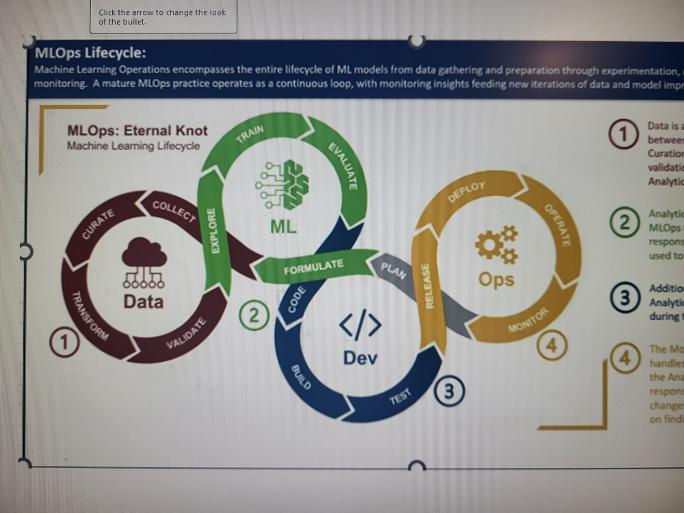
#> input picture Sample-flow-diag.jpg, 684 x 513 px
$ python -i segment.py   (imports and definitions only)
#> lines starting #> are read from the running program, lines starting #| are printed output that depends on the picture; after the words box and inside, x2 and y2 are one past the last pixel; in counts of white or black regions, pixels touching at a corner belong together
### AI/service/straighten.py
"""Corner step: suggest the diagram's corners and warp the picture to a straight rectangle."""
import base64

import cv2
import numpy as np

WORK_LONG = 1400      # the long side of the straightened picture, in pixels


# [35 lines left out: functions decode_data_url, encode_data_url, order_corners, warp, not called in this run]


def flatten_light(img):
    """Divide out uneven lighting (photos of screens): estimate the white background and normalise to it."""
    h, w = img.shape[:2]
    small = cv2.resize(img, None, fx=0.25, fy=0.25, interpolation=cv2.INTER_AREA)   # the light changes slowly
    k = max(5, (max(small.shape[:2]) // 14) | 1)
    bg = cv2.dilate(small, cv2.getStructuringElement(cv2.MORPH_ELLIPSE, (k, k)))
    bg = cv2.GaussianBlur(bg, (0, 0), k / 2)
    bg = cv2.resize(bg, (w, h), interpolation=cv2.INTER_LINEAR)
    out = img.astype(np.float32) / np.maximum(bg.astype(np.float32), 1) * 245
    return np.clip(out, 0, 255).astype(np.uint8)


def ink_map(img):
    """0..1: how much a pixel looks like drawn content (colored or dark) rather than white paper."""
    hsv = cv2.cvtColor(img, cv2.COLOR_BGR2HSV).astype(np.float32) / 255
    s, v = hsv[..., 1], hsv[..., 2]
    return np.clip(np.maximum(s * np.clip(v * 1.6, 0, 1), (1 - v) * 1.4), 0, 1)


# [48 lines left out: function suggest_corners, not called in this run]

### AI/service/segment.py
"""Find the ribbons: which pixels are ribbon, which are text on a ribbon, and how thick the ribbons are.

Two back ends give the same result dictionary:
  * "model":   the trained FlowTrace-Seg network (AI/models/flowtrace-seg.onnx), when it exists
  * "classic": hand-written image processing, used until a model has been trained
"""
import os

import cv2
import numpy as np

from straighten import flatten_light, ink_map

MODEL_PATH = os.path.join(os.path.dirname(__file__), '..', 'models', 'flowtrace-seg.onnx')
_session = None


def disc(d):
    d = max(1, int(round(d)))
    return cv2.getStructuringElement(cv2.MORPH_ELLIPSE, (d, d))


def fill_small_holes(mask, max_area):
    """Fill holes (background areas enclosed by the mask) smaller than max_area."""
    inv = (mask == 0).astype(np.uint8)
    n, lab, stats, _ = cv2.connectedComponentsWithStats(inv, 4)
    out = mask.copy()
    h, w = mask.shape
    for i in range(1, n):
        x, y, bw, bh, area = stats[i]
        if area <= max_area and x > 0 and y > 0 and x + bw < w and y + bh < h:
            out[lab == i] = 1
    return out


def estimate_thickness(mask, near=None):
    """Typical ribbon thickness: twice the distance-to-edge found along the ribbons' middles.
    near: a previous estimate; only middles within ±40 % of it count (ignores text strokes and crossings)."""
    dt = cv2.distanceTransform(mask, cv2.DIST_L2, 5)
    ridge = (dt >= cv2.dilate(dt, np.ones((3, 3), np.uint8))) & (dt > 2)
    vals = dt[ridge]
    if near:
        vals = vals[(vals > near * 0.3) & (vals < near * 0.7)]
        return float(2 * np.median(vals)) if vals.size >= 20 else float(near)
    if vals.size < 20:
        return 20.0
    hist, edges = np.histogram(vals, bins=60, weights=vals)       # long ribbons outweigh small strokes
    i = int(np.argmax(hist))
    return float(2 * (edges[i] + edges[i + 1]) / 2)


SEG_LONG = 900        # segment at this size (faster); masks are scaled back up


def classic(img):
    h, w = img.shape[:2]
    f = min(1.0, SEG_LONG / max(h, w))
    if f >= 1.0:
        return _classic(img)
    res = _classic(cv2.resize(img, None, fx=f, fy=f, interpolation=cv2.INTER_AREA))
    for k in ('raw', 'solid', 'text', 'cand', 'ink_all'):
        res[k] = (cv2.resize(res[k].astype(np.float32), (w, h), interpolation=cv2.INTER_LINEAR) > 0.5).astype(np.uint8)
    res['T'] /= f
    res['flat'] = flatten_light(img)
    res['ink'] = ink_map(res['flat'])
    res['badges'] = find_badges(res['flat'], res['ink'], res['T'])     # full size: exact centers for reading numbers
    return res


def _classic(img):
    flat = flatten_light(img)
    ink = ink_map(flat)
    hsv = cv2.cvtColor(flat, cv2.COLOR_BGR2HSV)
    cand = (ink > 0.32).astype(np.uint8)

    # first guess of the thickness from everything colored; labels punch holes in the ribbons,
    # so close those before keeping only shapes that thick
    def bodies(T):
        filled = fill_small_holes(cv2.morphologyEx(cand, cv2.MORPH_CLOSE, disc(max(3, T * 0.08))), T * T * 2.5)
        b = cv2.morphologyEx(filled, cv2.MORPH_OPEN, disc(T * 0.42))
        return cv2.dilate(b, disc(T * 0.2)) & filled      # opening shaves corners: grow back
    # labels punch holes in sharp ribbons: fill small holes before measuring, or the slivers between
    # the letters look like thin ribbons
    big = (max(cand.shape) / 12) ** 2
    T = estimate_thickness(cv2.morphologyEx(fill_small_holes(cand, big), cv2.MORPH_OPEN, disc(5)))
    # numbered badges often touch a ribbon: find them first and take them out
    badges = find_badges(flat, ink, T)
    ink_all = cand.copy()            # everything drawn, for reading free text later
    for (x, y, r) in badges:
        cv2.circle(cand, (int(x), int(y)), int(r * 1.25 + 4), 0, -1)
    T = estimate_thickness(bodies(T), near=T)
    body = bodies(T)

    # drop compact blobs (icons, badges) and big solid rectangles (bars, panels): ribbons are long and thin
    n, lab, stats, _ = cv2.connectedComponentsWithStats(body, 8)
    keep = np.zeros(n, bool)
    H, W = body.shape
    for i in range(1, n):
        x, y, bw, bh, area = stats[i]
        length = area / T
        rect_fill = area / float(bw * bh)
        if length < 2.6 * T:
            continue
        if rect_fill > 0.85 and min(bw, bh) > 1.6 * T:
            continue
        # a straight bar along the top or bottom edge (a slide's title bar), not a ribbon
        if (y <= 2 or y + bh >= H - 2) and bw > 0.5 * W and bh < 2.2 * T and rect_fill > 0.6:
            continue
        keep[i] = True
    kept = keep[lab].astype(np.uint8)

    # solid ribbons: bridge the thin cuts between pieces and fill the holes left by labels
    solid = cv2.morphologyEx(kept, cv2.MORPH_CLOSE, disc(T * 0.3))
    solid = fill_small_holes(solid, T * T * 2.5)
    # raw: only the ribbon's own colored pixels (no labels, cuts or outlines)
    raw = (solid & cand).astype(np.uint8)

    # text written on the ribbons: light, low-saturation pixels inside the solid ribbon
    light = (hsv[..., 2] > 170) & (hsv[..., 1] < 90)
    on_text = (solid > 0) & light & (cv2.erode(solid, disc(T * 0.15)) > 0)
    # thin bright lines across the ribbon (cuts, outlines at crossings) are not text
    return {
        'T': T, 'raw': raw, 'solid': solid, 'text': on_text.astype(np.uint8),
        'cand': cand, 'ink_all': ink_all, 'ink': ink, 'flat': flat, 'badges': badges, 'backend': 'classic'
    }


def find_badges(flat, ink, T):
    """Numbered badges: small circles (radius about ¼–⅔ of a ribbon's thickness), either outlined with a
    light middle, or filled with a color and standing alone on the paper."""
    gray = cv2.GaussianBlur(cv2.cvtColor(flat, cv2.COLOR_BGR2GRAY), (5, 5), 1.2)
    rmin, rmax = max(6, int(T * 0.22)), max(10, int(T * 0.7))
    found = cv2.HoughCircles(gray, cv2.HOUGH_GRADIENT, dp=1.2, minDist=rmin * 2, param1=100, param2=16,
                             minRadius=rmin, maxRadius=rmax)
    out = []
    if found is None:
        return out
    h, w = ink.shape
    for x, y, r in found[0]:
        R = r * 1.3 + 4
        x0, x1, y0, y1 = int(max(0, x - R)), int(min(w, x + R + 1)), int(max(0, y - R)), int(min(h, y + R + 1))
        yy, xx = np.mgrid[y0:y1, x0:x1]
        d = np.hypot(xx - x, yy - y)
        ink_c = ink[y0:y1, x0:x1] > 0.3
        # Hough radii are rough: try a few and keep the one whose ring is most drawn
        best = (0, r)
        for rr in np.linspace(r * 0.8, r * 1.25, 10):
            ring = ink_c[(d > rr - 2.5) & (d < rr + 2)]
            if ring.size:
                best = max(best, (ring.mean(), rr))
        cover, rr = best
        inner = ink_c[d < rr * 0.7]
        # an outline: most of the ring is drawn, the inside is mostly paper (only the number)
        ok = cover > 0.6 and inner.size and inner.mean() < 0.45
        if not ok:
            # a filled disc: find its edge (ink inside, paper just outside), and it must stand alone
            edge = max(((ink_c[(d > e - 4) & (d <= e)].mean() - ink_c[(d > e + 1) & (d <= e + 5)].mean(), e)
                        for e in np.linspace(r * 0.8, r * 1.2, 9) if ((d > e + 1) & (d <= e + 5)).any()), default=(0, r))
            rr = edge[1]
            body = ink_c[d < rr * 0.9]
            around = ink_c[(d > rr * 1.15) & (d < rr * 1.3 + 3)]
            ok = edge[0] > 0.6 and body.size and body.mean() > 0.6 and around.size and around.mean() < 0.25
        if ok and all(np.hypot(x - o[0], y - o[1]) > o[2] for o in out):
            out.append((float(x), float(y), float(rr)))
    return out


def model(img):
    """FlowTrace-Seg: an ONNX network with ribbon / center / cut / text heads (see INFO/FLOW-CHART-AI-PLAN.md §6.1)."""
    global _session
    import onnxruntime as ort
    if _session is None:
        _session = ort.InferenceSession(MODEL_PATH, providers=['CPUExecutionProvider'])
    shape = _session.get_inputs()[0].shape
    size = int(shape[2]) if isinstance(shape[2], int) else 384
    res = classic(img)                  # keeps flat / cand and the fallbacks for heads the model lacks
    h, w = img.shape[:2]
    x = cv2.resize(res['flat'], (size, size), interpolation=cv2.INTER_AREA)[..., ::-1].astype(np.float32) / 255
    x = np.transpose(x, (2, 0, 1))[None]
    outs = _session.run(None, {_session.get_inputs()[0].name: x})
    names = [o.name for o in _session.get_outputs()]
    heads = {n: cv2.resize(o[0, 0], (w, h), interpolation=cv2.INTER_LINEAR) for n, o in zip(names, outs)}
    if 'ribbon' in heads:
        raw = (heads['ribbon'] > 0.5).astype(np.uint8)
        solid = fill_small_holes(cv2.morphologyEx(raw, cv2.MORPH_CLOSE, disc(res['T'] * 0.3)), res['T'] ** 2 * 2.5)
        # a model that disagrees wildly with plain image processing is not trusted (e.g. undertrained)
        a_model, a_classic = float(solid.sum()), float(res['solid'].sum()) or 1.0
        T = estimate_thickness(solid, near=res['T'])
        if not (0.4 < a_model / a_classic < 2.5) or not (0.5 < T / res['T'] < 2):
            print(f'FlowTrace-Seg result looks wrong (area x{a_model / a_classic:.2f}, thickness x{T / res["T"]:.2f}); using classic')
            return res
        res['raw'] = raw & (res['text'] == 0) & (res['cand'] > 0)
        res['solid'], res['T'] = solid, T
    if 'text' in heads:
        res['text'] = ((heads['text'] > 0.5) & (res['solid'] > 0)).astype(np.uint8)
    res['heads'] = heads
    res['backend'] = 'model'
    return res


def segment(img):
    if os.path.exists(MODEL_PATH):
        try:
            return model(img)
        except Exception as e:          # a broken or old model must not stop tracing
            print('FlowTrace-Seg model failed, using classic segmentation:', e)
    return classic(img)

>>> import cv2
>>> picture = cv2.imread('../../Sample-flow-diag.jpg')
#> picture is the input picture: shape (513, 684, 3); mean B, G, R 143.9, 146.8, 146.5
>>> result = segment(picture)
#> in _classic, `hsv = cv2.cvtColor(flat, cv2.COLOR_BGR2HSV)`: hsv: shape (513, 684, 3); mean H, S, V 64.1, 39, 203.8
#> in _classic, `cand = (ink > 0.32).astype(np.uint8)`: cand: shape (513, 684); values 0 (black) and 1 (white), 27.8% white; 162 white regions (70 under 20 px), largest, box (x1, y1, x2, y2) and area: (18, 35, 684, 471) 40569, (140, 170, 264, 296) 5094, (370, 228, 478, 354) 4822
#> in fill_small_holes, `n, lab, stats, _ = cv2.connectedComponentsWithStats(inv, 4)`:
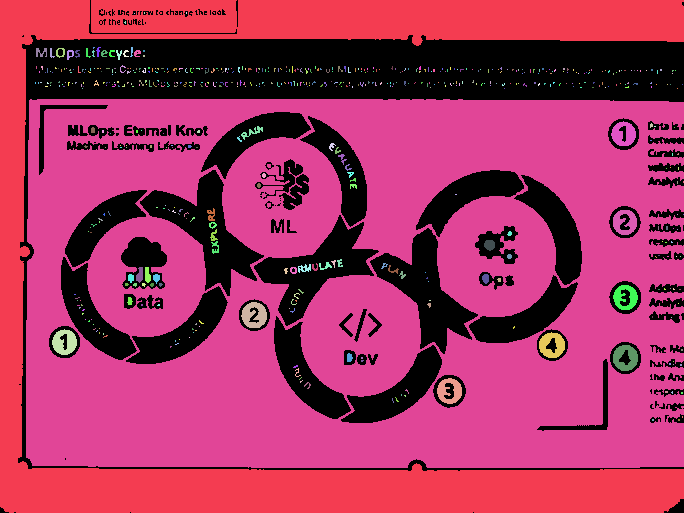
#> lab: shape (513, 684) int32; 582 distinct labels, from 0 to 581; one colour per label, 0 black
#> in fill_small_holes, `n, lab, stats, _ = cv2.connectedComponentsWithStats(inv, 4)`: n = 582; stats = 582 rows, first 6: [0, 0, 684, 513, 97562], [0, 0, 684, 513, 66472], [134, 13, 1, 1, 1], [144, 12, 1, 2, 2], [186, 12, 1, 2, 2], [124, 21, 2, 3, 4]
#> the loop in fill_small_holes, `for i in range(1, n):` made 581 passes
#> (x, y, bw, bh, area) on passes 1, 7, 9: (0, 0, 684, 513, 66472), (96, 47, 5, 10, 24), (36, 48, 11, 9, 57)
#> after the loop in fill_small_holes, `for i in range(1, n):`:
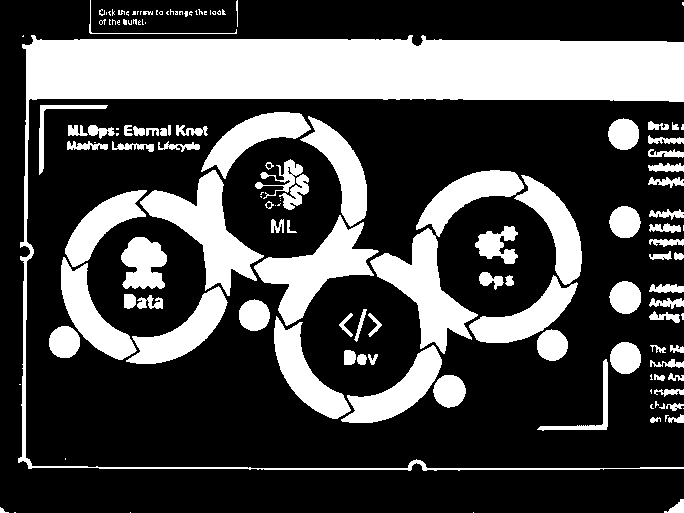
#> out: shape (513, 684); values 0 (black) and 1 (white), 29.7% white; 141 white regions (57 under 20 px), largest, box (x1, y1, x2, y2) and area: (18, 35, 684, 471) 42098, (140, 170, 264, 296) 5336, (254, 215, 379, 326) 4972
#> in disc, `d = max(1, int(round(d)))`: d = 5
#> in estimate_thickness, `dt = cv2.distanceTransform(mask, cv2.DIST_L2, 5)`: mask: shape (513, 684); values 0 (black) and 1 (white), 27.7% white; 102 white regions (11 under 20 px), largest, box (x1, y1, x2, y2) and area: (22, 38, 684, 102) 39293, (140, 170, 263, 293) 5304, (254, 218, 376, 326) 4932
#> in estimate_thickness, `ridge = (dt >= cv2.dilate(dt, np.ones((3, 3), np.uint8))) & (dt > 2)`: ridge: shape (513, 684) bool; 0.56% white in thin lines or dots
#> in estimate_thickness, `vals = dt[ridge]`: vals = 1963 values, max 30.59 at index 600, min 2.2 at index 0, mean 19.81
#> in estimate_thickness, `hist, edges = np.histogram(vals, bins=60, weights=vals)`: hist = 60 values, max 29610 at index 58, min 0 at index 6, mean 648.2; edges = 61 values from 2.2 to 30.59
#> in estimate_thickness, `i = int(np.argmax(hist))`: i = 58
#> in _classic, `T = estimate_thickness(cv2.morphologyEx(fill_small_holes(cand, big), c..`: T = 59.76
#> in find_badges, `gray = cv2.GaussianBlur(cv2.cvtColor(flat, cv2.COLOR_BGR2GRAY), (5, 5)..`:
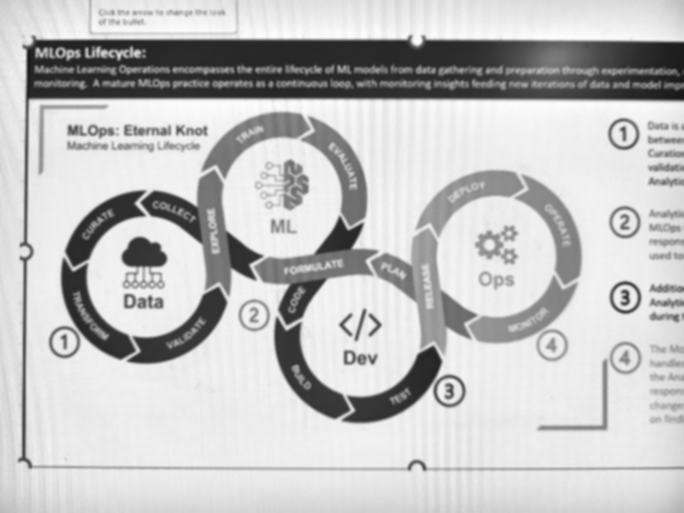
#> gray: shape (513, 684); min 23, max 254, mean 194.1
#> in find_badges, `rmin, rmax = max(6, int(T * 0.22)), max(10, int(T * 0.7))`: rmin = 13; rmax = 41
#> in find_badges, `found = cv2.HoughCircles(gray, cv2.HOUGH_GRADIENT, dp=1.2, minDist=rmi..`: found = 129 rows, first 8: [449.4, 390.6, 16.36], [624.6, 297, 16.24], [551.4, 345, 16.36], [400.2, 358.2, 40.24], [64.2, 341.4, 16.12], [147, 106.2, 40.24], [153, 48.6, 38.92], [279, 150.6, 38.92]
#> the loop in find_badges, `for x, y, r in found[0]:` made 129 passes
#> (x, y, r, R, x0, x1, y0, y1) on passes 4, 6, 7, 8, 9, 10, 12, 14, 15, 16: (400.2, 358.2, 40.24, 56.31, 343, 457, 301, 415), (147, 106.2, 40.24, 56.31, 90, 204, 49, 163), (153, 48.6, 38.92, 54.6, 98, 208, 0, 104), (279, 150.6, 38.92, 54.6, 224, 334, 96, 206), (313.8, 163.8, 40.24, 56.31, 257, 371, 107, 221), (121.8, 317.4, 40.24, 56.31, 65, 179, 261, 374), (94.2, 91.8, 40.24, 56.31, 37, 151, 35, 149), (181.8, 304.2, 40.24, 56.31, 125, 239, 247, 361), (61.8, 84.6, 36.28, 51.16, 10, 113, 33, 136), (65.4, 112.2, 40.24, 56.31, 9, 122, 55, 169)
#> (x, y, r) on passes 18 to 23: (163.8, 262.2, 40.24), (287.4, 101.4, 36.28), (247.8, 222.6, 40.24), (196.2, 114.6, 34.96), (244.2, 169.8, 38.92), (120.6, 107.4, 40.24)
#> the loop in _classic, `for (x, y, r) in badges:` made 18 passes
#> (x, y, r) on passes 1 to 12: (449.4, 390.6, 14.72), (624.6, 297, 14.62), (551.4, 345, 13.91), (64.2, 341.4, 14.51), (623.4, 133.8, 13.7), (268.2, 297, 31.14), (101.4, 274.2, 40.24), (163.8, 233.4, 32.19), (222.6, 106.2, 48.29), (311.4, 239.4, 42.25), (624.6, 221.4, 13.91), (624.6, 357, 13.97)
#> after the loop in _classic, `for (x, y, r) in badges:`:
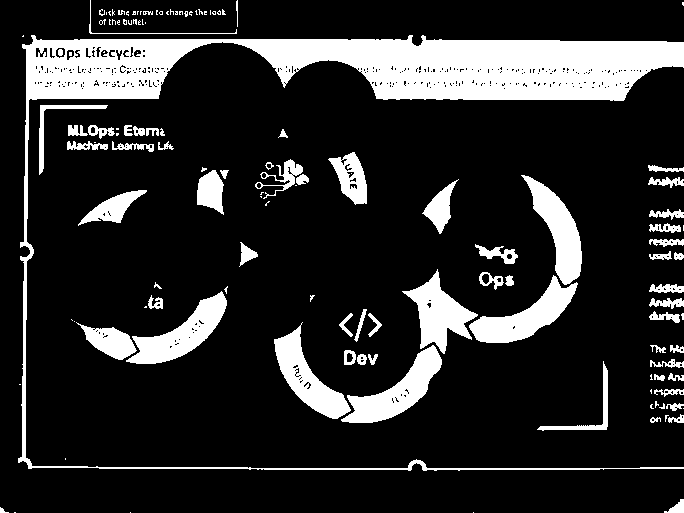
#> cand: shape (513, 684); values 0 (black) and 1 (white), 17.3% white; 132 white regions (65 under 20 px), largest, box (x1, y1, x2, y2) and area: (18, 35, 684, 471) 31191, (341, 345, 442, 423) 2895, (469, 275, 578, 343) 2830
#> call 2 of fill_small_holes, with max_area = 8928.7
#> in fill_small_holes (call 2), `inv = (mask == 0).astype(np.uint8)`: inv: shape (513, 684); values 0 (black) and 1 (white), 81.8% white; 55 black regions (12 under 20 px), largest, box (x1, y1, x2, y2) and area: (18, 35, 684, 471) 32300, (274, 175, 582, 423) 14110, (76, 286, 228, 364) 4094
#> in fill_small_holes (call 2), `n, lab, stats, _ = cv2.connectedComponentsWithStats(inv, 4)`:
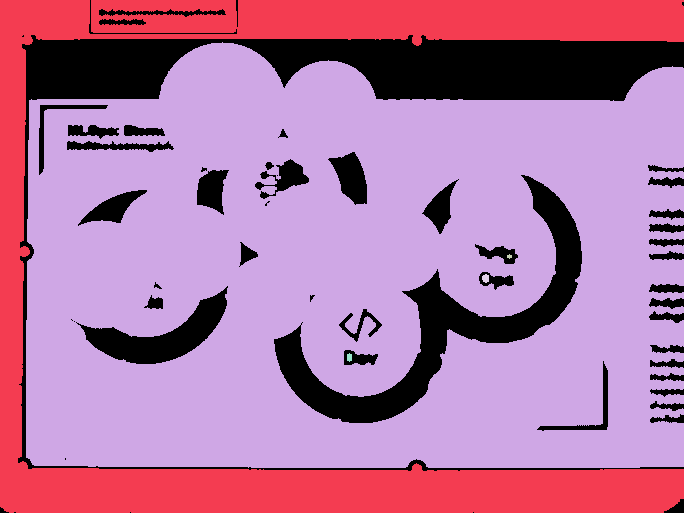
#> lab: shape (513, 684) int32; 6 distinct labels, from 0 to 5; one colour per label, 0 black
#> in disc (call 3), `return cv2.getStructuringElement(cv2.MORPH_ELLIPSE, (d, d))`: returned value: shape (25, 25); values 0 (black) and 1 (white), 76.3% white; 4 black regions, box (x1, y1, x2, y2) and area: (0, 0, 12, 9) 37, (13, 0, 25, 9) 37, (0, 16, 12, 25) 37, (13, 16, 25, 25) 37
#> in bodies, `b = cv2.morphologyEx(filled, cv2.MORPH_OPEN, disc(T * 0.42))`: b: shape (513, 684); values 0 (black) and 1 (white), 13.3% white; 7 white regions, largest, box (x1, y1, x2, y2) and area: (335, 39, 684, 101) 17942, (275, 190, 582, 423) 13339, (26, 39, 182, 99) 8516
#> in bodies, `return cv2.dilate(b, disc(T * 0.2)) & filled`: returned value: shape (513, 684); values 0 (black) and 1 (white), 13.9% white; 9 white regions (2 under 20 px), largest, box (x1, y1, x2, y2) and area: (330, 36, 684, 101) 18180, (274, 185, 582, 423) 13858, (22, 35, 188, 102) 8770
#> in estimate_thickness (call 2), `ridge = (dt >= cv2.dilate(dt, np.ones((3, 3), np.uint8))) & (dt > 2)`: ridge: shape (513, 684) bool; 0.21% white in thin lines or dots, all inside (x1, y1, x2, y2) = (24, 46, 684, 411)
#> in _classic, `n, lab, stats, _ = cv2.connectedComponentsWithStats(body, 8)`: lab: shape (513, 684) int32; 10 distinct labels, from 0 to 9
#> in _classic, `kept = keep[lab].astype(np.uint8)`: kept: shape (513, 684); values 0 (black) and 1 (white), 9.1% white; 2 white regions, box (x1, y1, x2, y2) and area: (330, 36, 684, 101) 18180, (274, 185, 582, 423) 13858
#> in _classic, `solid = cv2.morphologyEx(kept, cv2.MORPH_CLOSE, disc(T * 0.3))`: solid: shape (513, 684); values 0 (black) and 1 (white), 9.2% white; 2 white regions, box (x1, y1, x2, y2) and area: (331, 37, 684, 102) 18174, (275, 186, 583, 424) 13952
#> in _classic, `raw = (solid & cand).astype(np.uint8)`: raw: shape (513, 684); values 0 (black) and 1 (white), 8.8% white; 6 white regions, box (x1, y1, x2, y2) and area: (331, 37, 684, 101) 17532, (341, 345, 442, 423) 2883, (469, 275, 578, 343) 2812, (275, 333, 351, 419) 2606, (411, 279, 478, 354) 2503, (532, 186, 582, 285) 2472
#> in _classic, `light = (hsv[..., 2] > 170) & (hsv[..., 1] < 90)`:
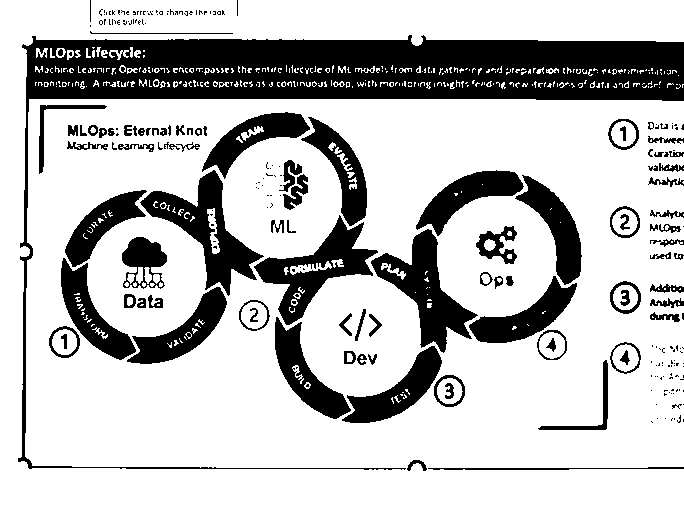
#> light: shape (513, 684) bool; 74.5% white; 262 black regions (168 under 20 px), largest, box (x1, y1, x2, y2) and area: (18, 35, 684, 470) 37252, (140, 170, 264, 296) 4773, (371, 229, 478, 353) 4613
#> in _classic, `on_text = (solid > 0) & light & (cv2.erode(solid, disc(T * 0.15)) > 0)`:
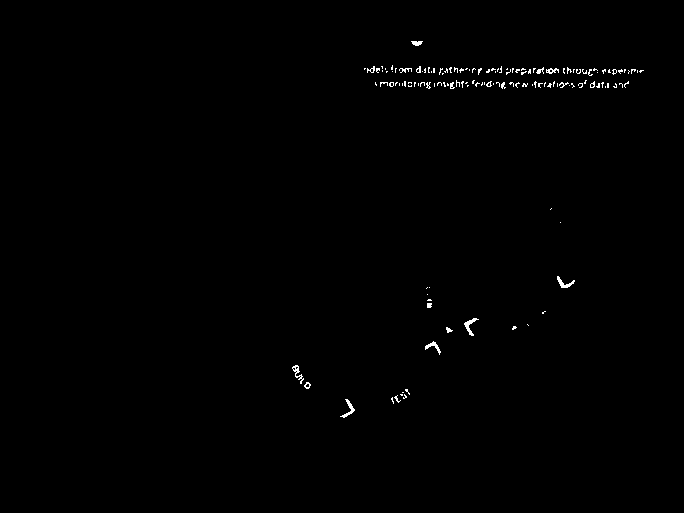
#> on_text: shape (513, 684) bool; 0.48% white in thin lines or dots, all inside (x1, y1, x2, y2) = (292, 41, 644, 418)
